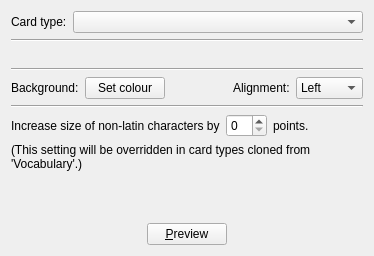
<?xml version="1.0" encoding="UTF-8"?>
<ui version="4.0">
 <class>ConfigurationWdgtCardAppearance</class>
 <widget class="QWidget" name="ConfigurationWdgtCardAppearance">
  <property name="geometry">
   <rect>
    <x>0</x>
    <y>0</y>
    <width>374</width>
    <height>256</height>
   </rect>
  </property>
  <property name="windowTitle">
   <string>Form</string>
  </property>
  <layout class="QVBoxLayout" name="verticalLayout_2">
   <item>
    <layout class="QVBoxLayout" name="verticalLayout">
     <item>
      <layout class="QHBoxLayout" name="horizontalLayout">
       <item>
        <widget class="QLabel" name="label_2">
         <property name="text">
          <string>Card type:</string>
         </property>
        </widget>
       </item>
       <item>
        <widget class="QComboBox" name="card_types_widget">
         <property name="sizePolicy">
          <sizepolicy hsizetype="MinimumExpanding" vsizetype="Fixed">
           <horstretch>0</horstretch>
           <verstretch>0</verstretch>
          </sizepolicy>
         </property>
        </widget>
       </item>
      </layout>
     </item>
     <item>
      <widget class="Line" name="line_4">
       <property name="orientation">
        <enum>Qt::Horizontal</enum>
       </property>
      </widget>
     </item>
     <item>
      <layout class="QGridLayout" name="gridLayout">
       <item row="0" column="0">
        <spacer name="horizontalSpacer_2">
         <property name="orientation">
          <enum>Qt::Horizontal</enum>
         </property>
         <property name="sizeHint" stdset="0">
          <size>
           <width>40</width>
           <height>20</height>
          </size>
         </property>
        </spacer>
       </item>
       <item row="0" column="1">
        <spacer name="horizontalSpacer_3">
         <property name="orientation">
          <enum>Qt::Horizontal</enum>
         </property>
         <property name="sizeHint" stdset="0">
          <size>
           <width>40</width>
           <height>20</height>
          </size>
         </property>
        </spacer>
       </item>
       <item row="0" column="2">
        <spacer name="horizontalSpacer_4">
         <property name="orientation">
          <enum>Qt::Horizontal</enum>
         </property>
         <property name="sizeHint" stdset="0">
          <size>
           <width>40</width>
           <height>20</height>
          </size>
         </property>
        </spacer>
       </item>
      </layout>
     </item>
     <item>
      <widget class="Line" name="line">
       <property name="orientation">
        <enum>Qt::Horizontal</enum>
       </property>
      </widget>
     </item>
     <item>
      <layout class="QHBoxLayout" name="horizontal_layout_bg_colour">
       <item>
        <widget class="QLabel" name="background_label">
         <property name="text">
          <string>Background:</string>
         </property>
        </widget>
       </item>
       <item>
        <widget class="QPushButton" name="background_button">
         <property name="text">
          <string>Set colour</string>
         </property>
        </widget>
       </item>
       <item>
        <spacer name="horizontalSpacer_6">
         <property name="orientation">
          <enum>Qt::Horizontal</enum>
         </property>
         <property name="sizeHint" stdset="0">
          <size>
           <width>40</width>
           <height>20</height>
          </size>
         </property>
        </spacer>
       </item>
       <item>
        <widget class="QLabel" name="align_label">
         <property name="text">
          <string>Alignment:</string>
         </property>
        </widget>
       </item>
       <item>
        <widget class="QComboBox" name="alignment">
         <property name="font">
          <font>
           <italic>false</italic>
          </font>
         </property>
         <item>
          <property name="text">
           <string>Left</string>
          </property>
         </item>
         <item>
          <property name="text">
           <string>Center</string>
          </property>
         </item>
         <item>
          <property name="text">
           <string>Right</string>
          </property>
         </item>
        </widget>
       </item>
      </layout>
     </item>
     <item>
      <widget class="Line" name="line_non_latin">
       <property name="orientation">
        <enum>Qt::Horizontal</enum>
       </property>
      </widget>
     </item>
     <item>
      <layout class="QHBoxLayout" name="non_latin_layout">
       <item>
        <widget class="QLabel" name="label_non_latin_1">
         <property name="text">
          <string>Increase size of non-latin characters by</string>
         </property>
        </widget>
       </item>
       <item>
        <widget class="QSpinBox" name="non_latin_font_size_increase"/>
       </item>
       <item>
        <widget class="QLabel" name="label_non_latin_2">
         <property name="text">
          <string>points.</string>
         </property>
        </widget>
       </item>
       <item>
        <spacer name="spacer_non_latin">
         <property name="orientation">
          <enum>Qt::Horizontal</enum>
         </property>
         <property name="sizeHint" stdset="0">
          <size>
           <width>40</width>
           <height>20</height>
          </size>
         </property>
        </spacer>
       </item>
      </layout>
     </item>
     <item>
      <widget class="QLabel" name="label_non_latin_3">
       <property name="text">
        <string>(This setting will be overridden in card types cloned from 'Vocabulary'.)</string>
       </property>
       <property name="wordWrap">
        <bool>true</bool>
       </property>
      </widget>
     </item>
     <item>
      <spacer name="verticalSpacer">
       <property name="orientation">
        <enum>Qt::Vertical</enum>
       </property>
       <property name="sizeHint" stdset="0">
        <size>
         <width>20</width>
         <height>40</height>
        </size>
       </property>
      </spacer>
     </item>
     <item>
      <layout class="QHBoxLayout" name="horizontalLayout_5">
       <item>
        <spacer name="horizontalSpacer_5">
         <property name="orientation">
          <enum>Qt::Horizontal</enum>
         </property>
         <property name="sizeHint" stdset="0">
          <size>
           <width>40</width>
           <height>20</height>
          </size>
         </property>
        </spacer>
       </item>
       <item>
        <widget class="QPushButton" name="preview_button">
         <property name="text">
          <string>&amp;Preview</string>
         </property>
         <property name="autoDefault">
          <bool>false</bool>
         </property>
        </widget>
       </item>
       <item>
        <spacer name="horizontalSpacer">
         <property name="orientation">
          <enum>Qt::Horizontal</enum>
         </property>
         <property name="sizeHint" stdset="0">
          <size>
           <width>40</width>
           <height>20</height>
          </size>
         </property>
        </spacer>
       </item>
      </layout>
     </item>
    </layout>
   </item>
  </layout>
 </widget>
 <resources/>
 <connections>
  <connection>
   <sender>preview_button</sender>
   <signal>clicked()</signal>
   <receiver>ConfigurationWdgtCardAppearance</receiver>
   <slot>preview</slot>
   <hints>
    <hint type="sourcelabel">
     <x>45</x>
     <y>155</y>
    </hint>
    <hint type="destinationlabel">
     <x>148</x>
     <y>87</y>
    </hint>
   </hints>
  </connection>
  <connection>
   <sender>background_button</sender>
   <signal>clicked()</signal>
   <receiver>ConfigurationWdgtCardAppearance</receiver>
   <slot>update_background_colour</slot>
   <hints>
    <hint type="sourcelabel">
     <x>148</x>
     <y>50</y>
    </hint>
    <hint type="destinationlabel">
     <x>107</x>
     <y>50</y>
    </hint>
   </hints>
  </connection>
  <connection>
   <sender>alignment</sender>
   <signal>activated(int)</signal>
   <receiver>ConfigurationWdgtCardAppearance</receiver>
   <slot>update_alignment</slot>
   <hints>
    <hint type="sourcelabel">
     <x>299</x>
     <y>90</y>
    </hint>
    <hint type="destinationlabel">
     <x>171</x>
     <y>74</y>
    </hint>
   </hints>
  </connection>
 </connections>
</ui>
